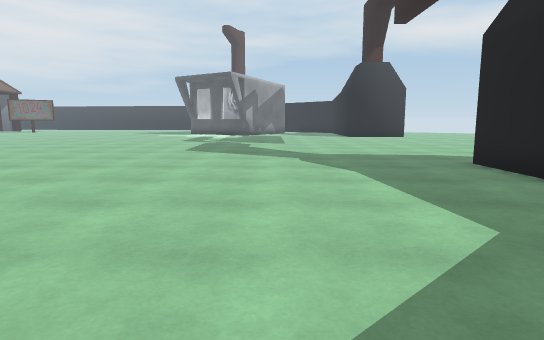
View 1 (above)

24 first-person views from a walk through a 3-D level made in the Unity game engine. The camera is 1.2 m above the floor, tilts 8° down and sees 75° across. The floor is counted in squares, 1 m on a side. Each view is taken from the middle of a square. On the plan, view 1 faces up. The plan holds only what a view shows up to about 14 squares ahead; the rest is blank. The place goes on beyond the plan. The player character is not drawn. Some animated figures are left out.

View 2
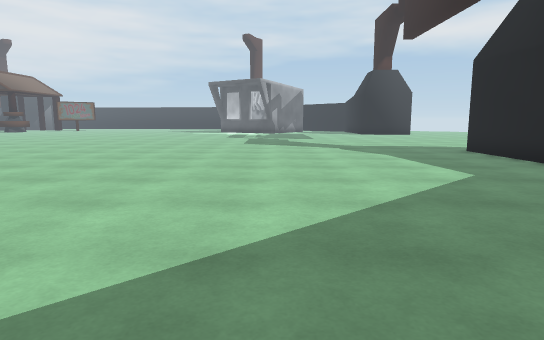

View 3
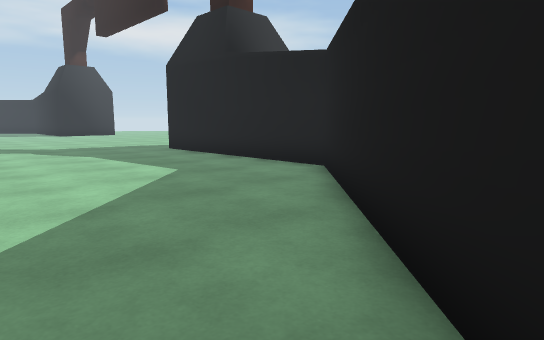

View 4
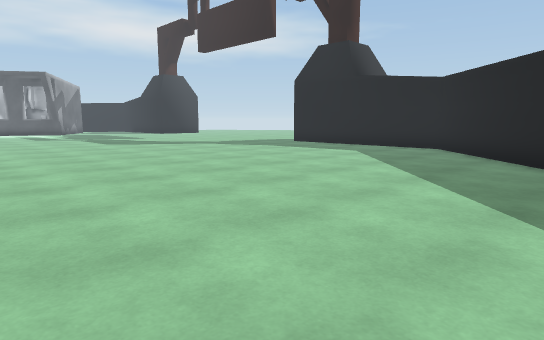

View 5
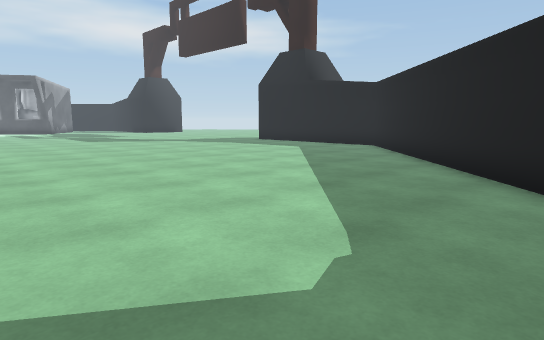

View 6
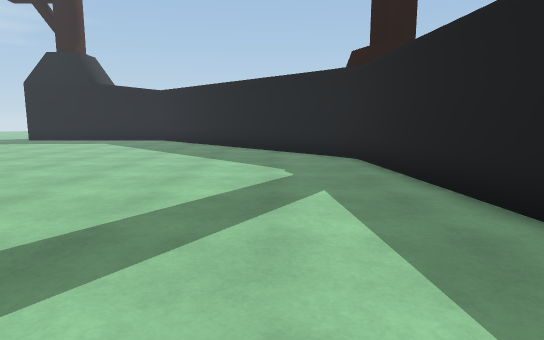

View 7
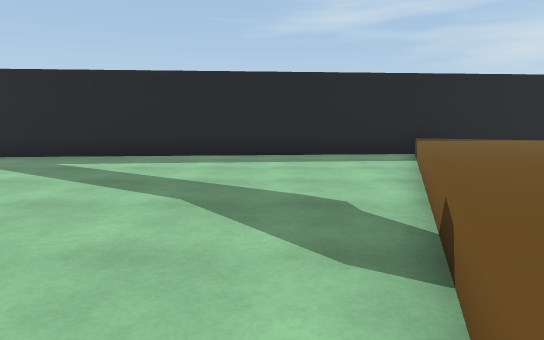

View 8
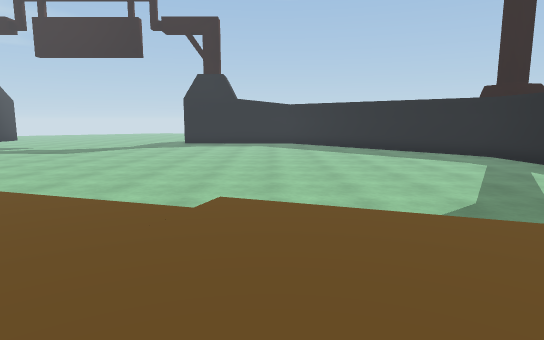

View 9
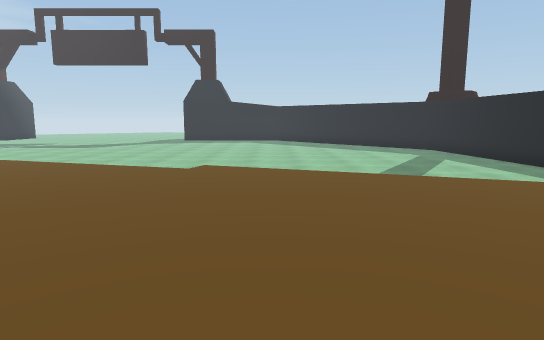

View 10
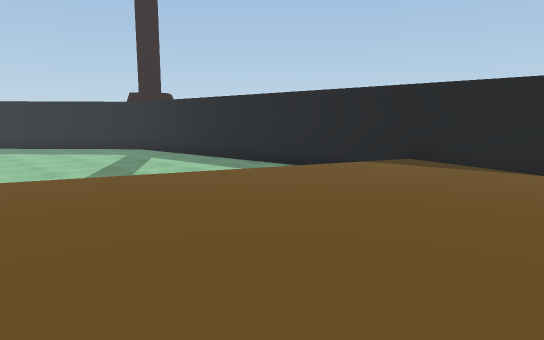

View 11
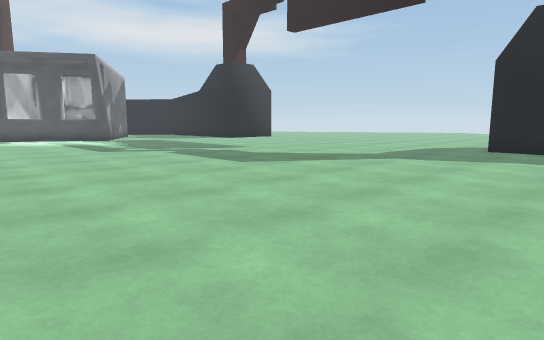

View 12
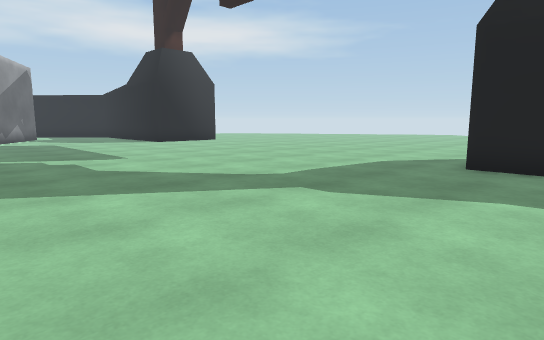

View 13
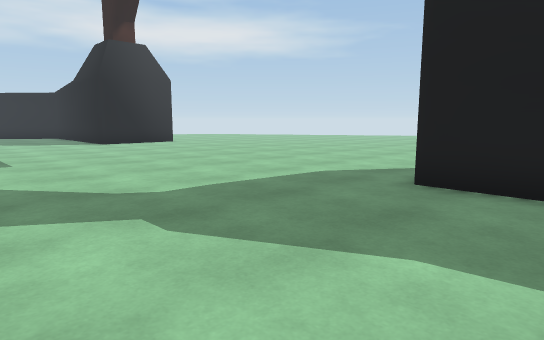

View 14
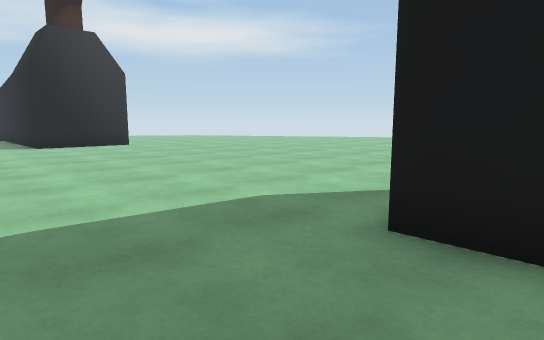

View 15
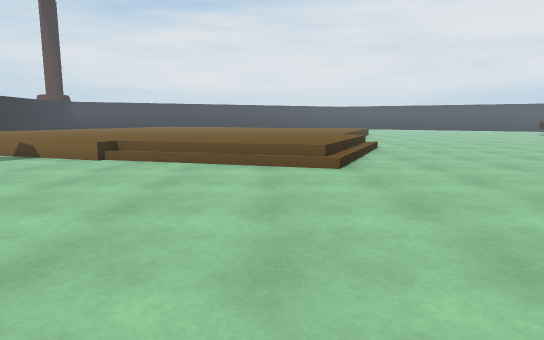

View 16
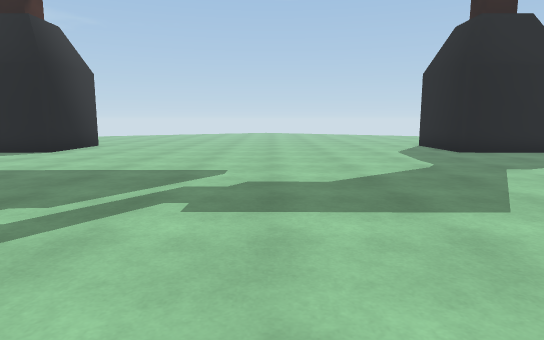

View 17
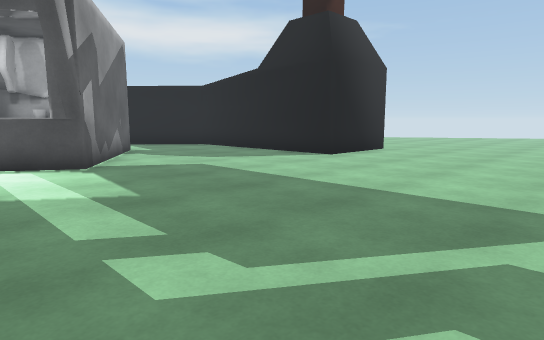

View 18
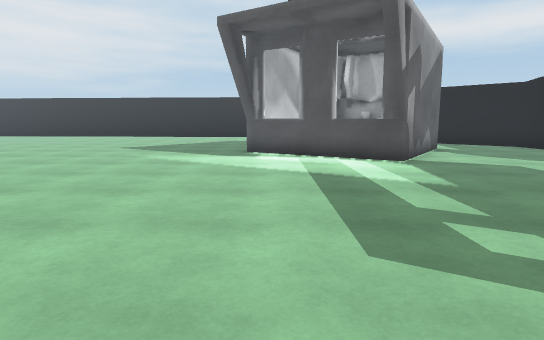

View 19
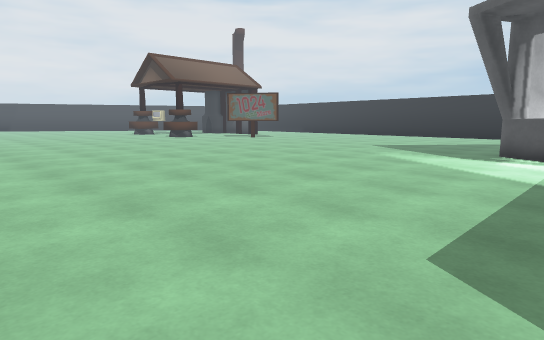

View 20
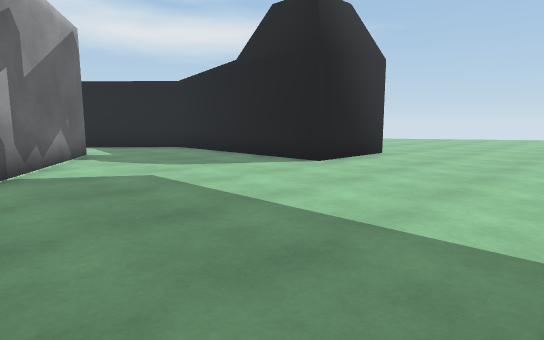

View 21
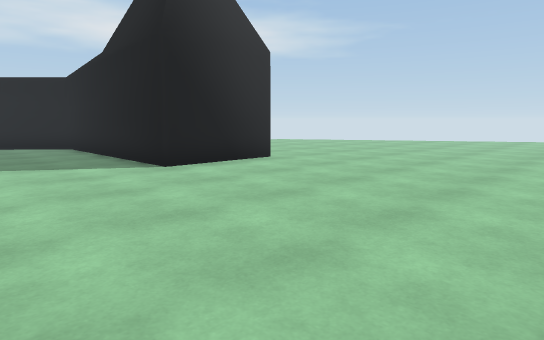

View 22
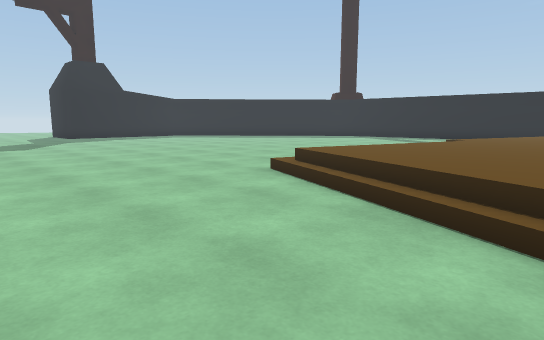

View 23
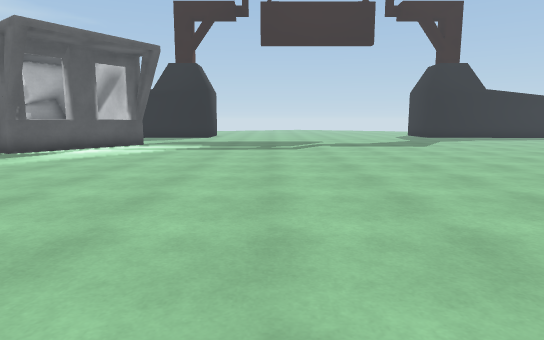

View 24
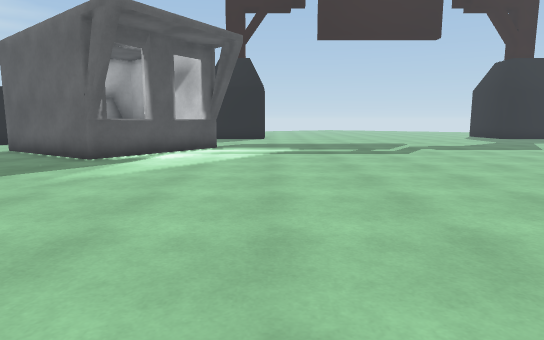

### Floor plan
Key: @ floor where view 1 was taken; # wall or solid block; . main floor; : floor 0.5 m higher than the main floor; / step, stairs or slope; = window, fence, low wall or low ledge; O other object.
Columns run from 26 left of view 1 to 9 right of it. Each row starts with its distance up from view 1.
 31           .........OO     O.....#
 30           ..........OO   OO.....#
 29            ..........OOO O......#
 28            ............OO.......#
 27           ..............O.......#
 26           ......................####
 25         . ..........................
 24          ...........................
 23         ............................
 22         ............................
 21       ..............................
 20      ...............................
 19      ...............................
 18       ..............................
 17      ...............................
 16       ..............................
 15      ...............................
 14      ...............................
 13      //.............................
 12       :///..........................
 11       :::///........................
 10       :::::/....................#
  9       :::::/....................#
  8       ::::/.....................#
  7       ::::/.....................#
  6      :::::/.....................#
  5    ::::::/......................#
  4   :::::::/......................#
  3   :::::::=......................#
  2 : :::::::=......................#
  1  ::::::::......................##
  0 ::::::::=.................@...##
 -1 ::::::::=....................##
 -2 ::::::::....................##
 -3  ::::::=...................##
 -4  ::::::=.................###
 -5  :::::=.................##
 -6  :::::=................##
 -7  :::::................##
 -8   ==:=.......##########
 -9 ##############

Positions as (right, up) in squares from view 1, and headings:
1: (0, 0), facing up
2: (-2, -4), facing up
3: (-2, -4), facing up-right
4: (-10, -4), facing up-right
5: (-10, -7), facing up-right
6: (-16, -5), facing right
7: (-16, 4), facing down
8: (-22, 3), facing right
9: (-26, 2), facing right
10: (-26, 2), facing down-right
11: (-10, 6), facing up-right
12: (-4, 7), facing up-right
13: (-1, 7), facing up-right
14: (2, 8), facing up-right
15: (-6, 9), facing left
16: (-8, 17), facing right
17: (-5, 18), facing up-right
18: (-6, 17), facing up
19: (-4, 17), facing up-left
20: (-3, 19), facing up-right
21: (1, 17), facing up-right
22: (-21, 17), facing down-right
23: (-20, 21), facing right
24: (-18, 25), facing right
